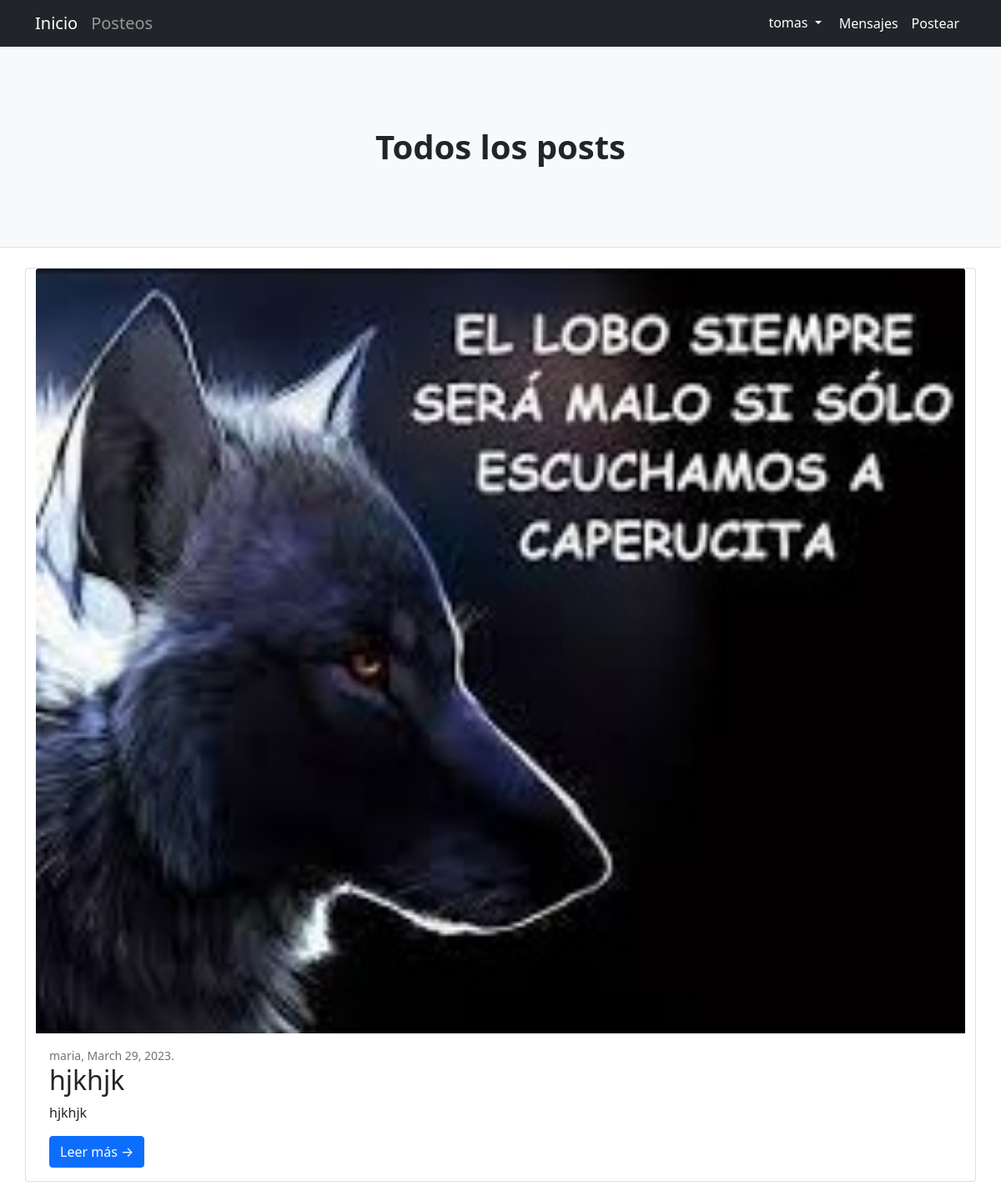
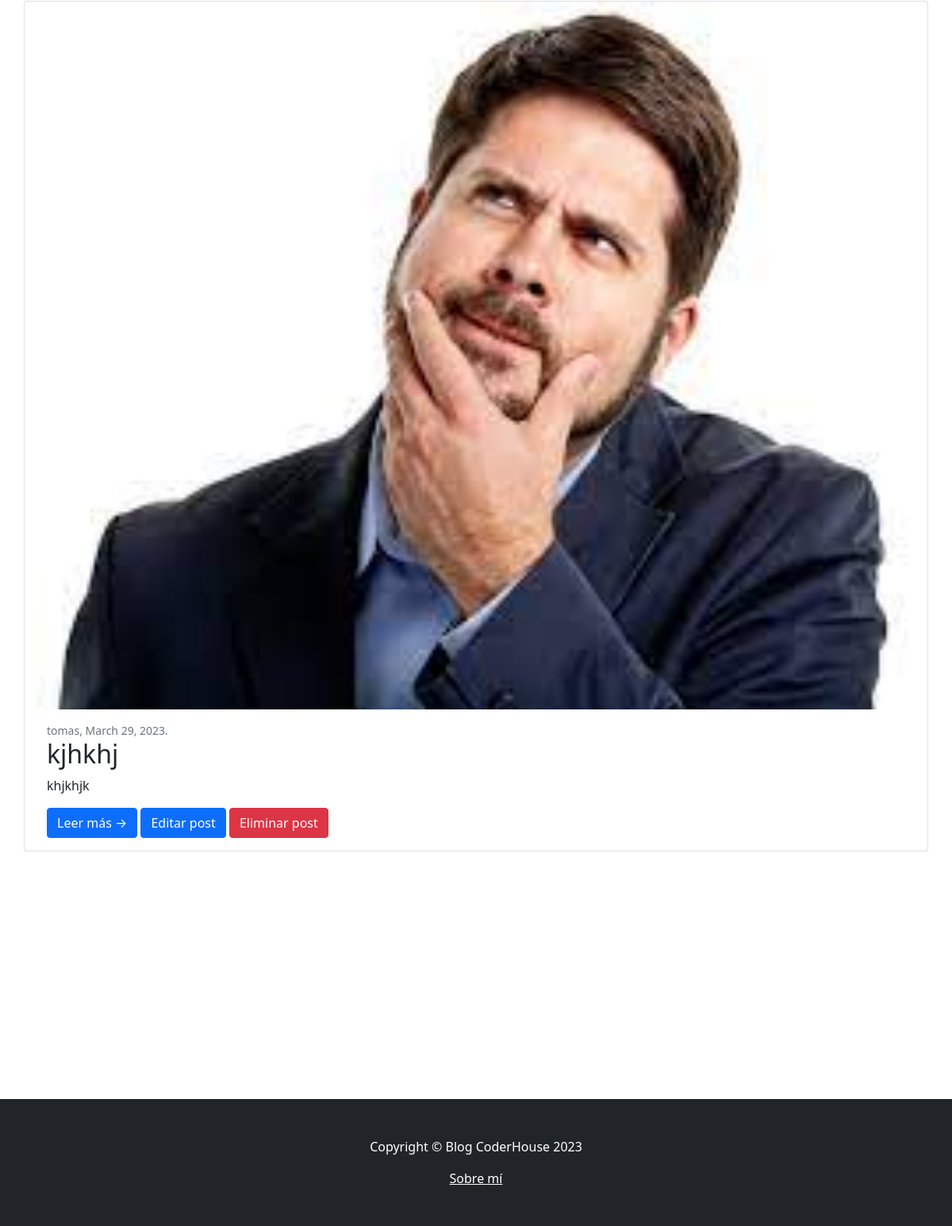
Before: /pages/ (signed in) with the older database file (2 pictures, top to bottom).
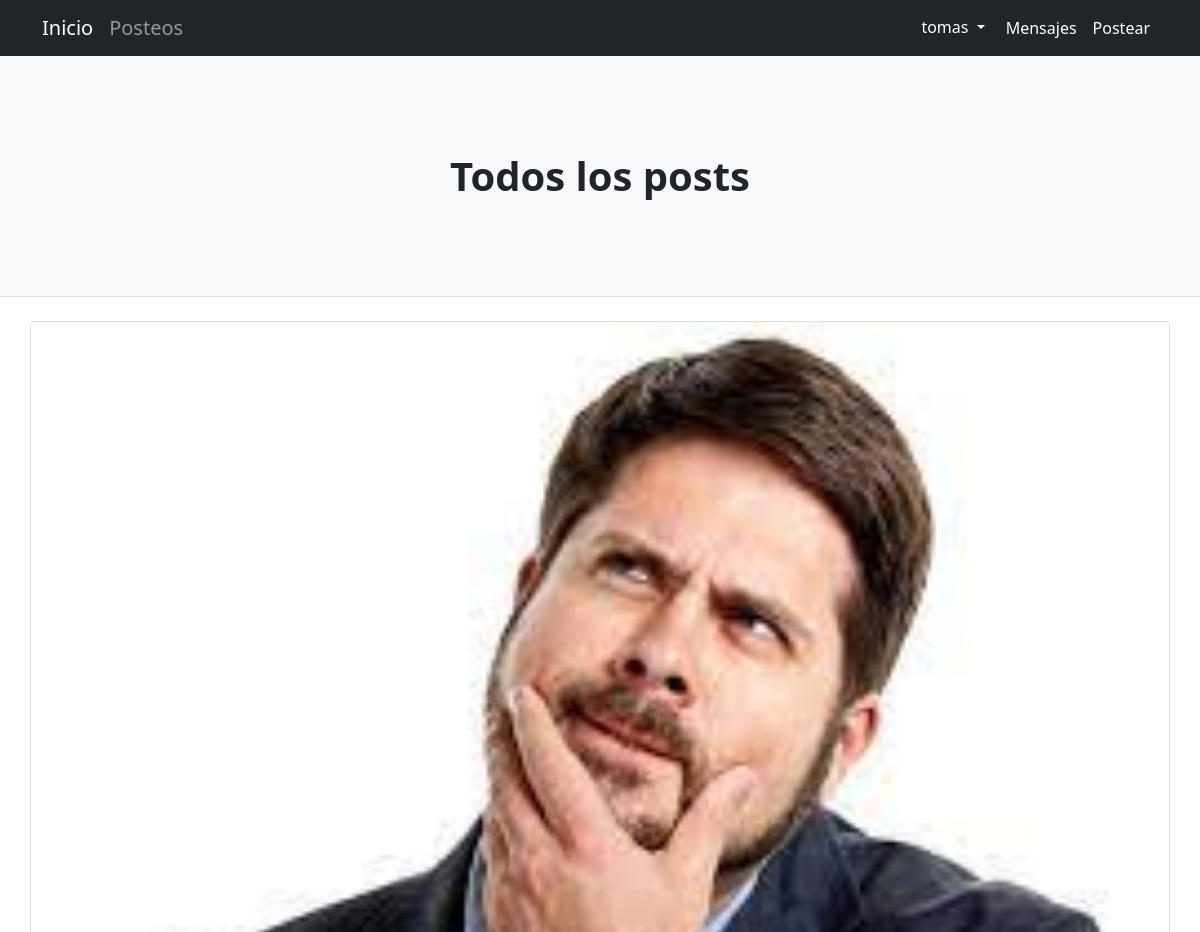
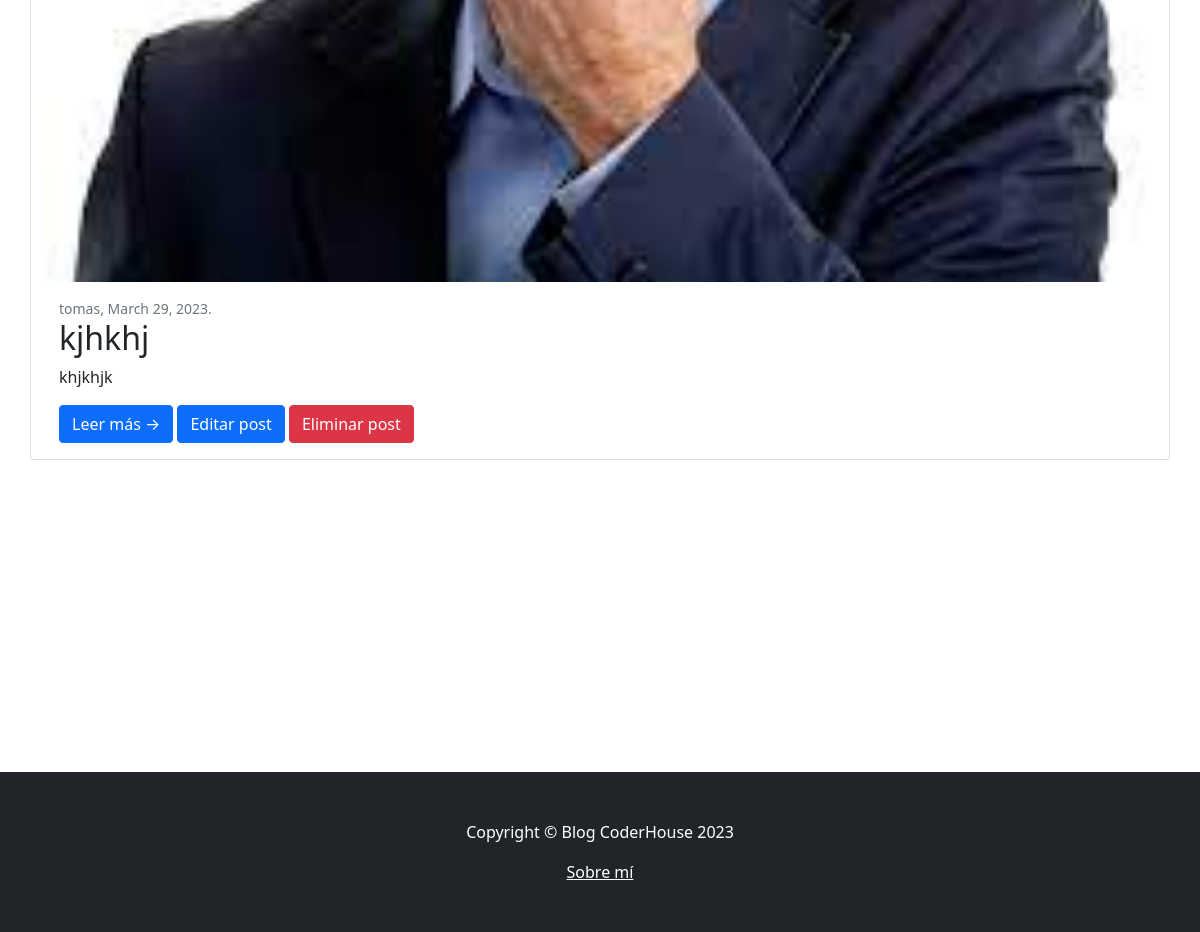
After: the same page with the newer database file (2 pictures, top to bottom).
### blog/models.py (models this page shows, shortened)
class Post(models.Model):
    id = models.AutoField(primary_key=True)
    title = models.CharField(max_length=40)
    subtitle = models.CharField(max_length=40)
    body = models.CharField(max_length=1000)
    author = models.ForeignKey(User, on_delete=models.CASCADE)
    date = models.DateField(default=datetime.now)
    image = models.ImageField(upload_to='media', blank=True, null=True)

### blog/views.py (the view)
# urls.py: path('', PostList.as_view(), name="Posts"),
class PostList(ListView):
    model = Post
    template_name = 'post_list.html'

### blog/templates/post_list.html
{% extends 'base.html' %}
{% load static %}
{% block header %}
<header class="py-5 bg-light border-bottom mb-4">
    <div class="container">
        <div class="text-center my-5">
            <h1 class="fw-bolder">Todos los posts</h1>
        </div>
    </div>
</header>
{% endblock header %}
{% block main_content %}
{% for post in object_list %}
<div class="card mb-4">
    <a href="#!"><img class="card-img-top" src="{{post.image.url}}" alt="..." class=""/></a>
    <div class="card-body">
        <div class="small text-muted">{{post.author}}, {{post.date}}.</div>
        <h2 class="card-title">{{post.title}}</h2>
        <p class="card-text">{{post.subtitle}}</p>
        <a class="btn btn-primary" href="{% url 'Detail' post.id %}">Leer más →</a>
        {% if post.author == request.user %}
            <a class="btn btn-primary" href="{% url 'Update' post.id %}">Editar post</a>
            <a class="btn btn-danger" href="{% url 'Delete' post.id %}">Eliminar post</a>
        {% endif %}
    </div>
</div>
{% endfor %}
{% endblock main_content %}

Changed rows visible on the page:
removed Post: image (picture), author "maria", date "March 29, 2023", title "hjkhjk", subtitle "hjkhjk"
